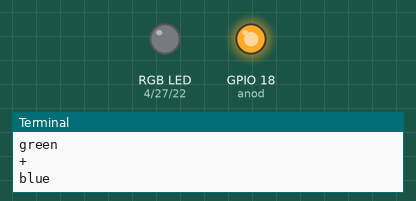
The program below on a simulated Raspberry Pi (BCM pin numbers). On the bench: an RGB LED mixed from three pins (HIGH = lit), output pins drawn as LEDs (lit = HIGH), the last lines printed to the terminal. At 24.0 s the program stops and its outputs stay as they are.

Above: at 0.1 s.
At 3.1 s:
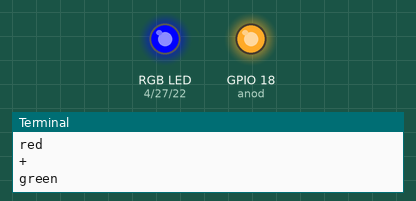
At 6.1 s:
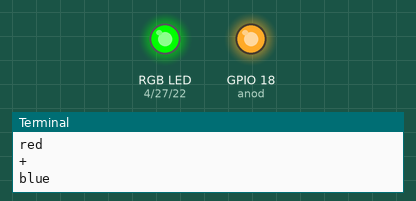
At 9.1 s:
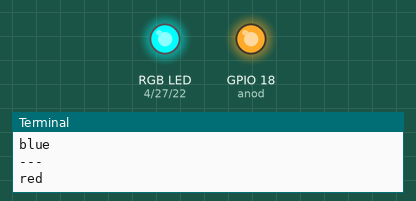
At 15.1 s:
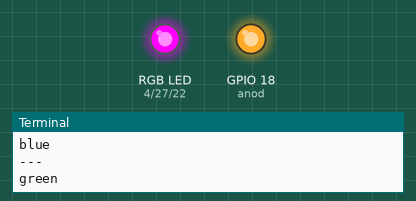
At 24.1 s:
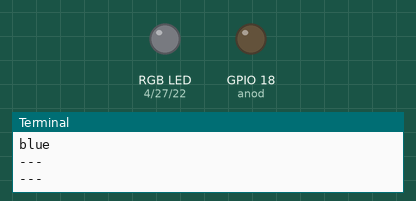
Timing chart, 0 to 25.5 s (numbered marks = the images above):
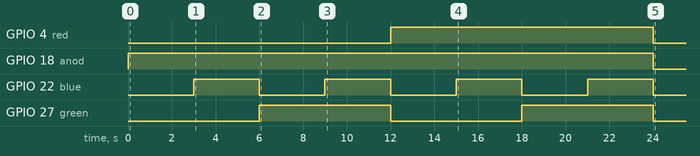

Measured:
- by itself, GPIO 4 (red): LOW → HIGH at 12.0 s, → LOW 12.0 s later
- by itself, GPIO 18 (anod): LOW → HIGH at 0.00 s, → LOW 24.0 s later
- by itself, GPIO 22 (blue): alternates HIGH for 3.0 s and LOW for 3.0 s
- by itself, GPIO 27 (green): alternates HIGH for 6.0 s and LOW for 6.0 s

The program:

2_rgb_LED.py
```python
import RPi.GPIO as GPIO
import time


def color(list):
    try:
        GPIO.setmode(GPIO.BCM)
        anod = 18
        GPIO.setup(anod, GPIO.OUT)
        red = 4
        GPIO.setup(red, GPIO.OUT)
        green = 27
        GPIO.setup(green, GPIO.OUT)
        blue = 22
        GPIO.setup(blue, GPIO.OUT)

        GPIO.output(anod, GPIO.HIGH)
        printed = False
        #list -> rgb
        if(list[0] == 1):
            GPIO.output(red, GPIO.HIGH)
        else:
            GPIO.output(red, GPIO.LOW)
            print("red ")
            printed = True
        if(list[1] == 1):
            GPIO.output(green, GPIO.HIGH)
        else:
            GPIO.output(green, GPIO.LOW)
            if(printed):
                print("+")
            printed = True
            print("green")
        if(list[2]==1):
            GPIO.output(blue, GPIO.HIGH)
        else:
            GPIO.output(blue, GPIO.LOW)
            if(printed):
                print("+")
            printed = True
            print("blue")

        time.sleep(3)
        print("---")

    finally:

        GPIO.output(18, GPIO.LOW)
        GPIO.output(4, GPIO.LOW)
        GPIO.output(27, GPIO.LOW)
        GPIO.output(22, GPIO.LOW)
        GPIO.cleanup()

def main():
    list=[1,1,1]
    for i in range(2):
        list[0]=i
        for j in range (2):
            list[1]=j
            for k in range(2):
                list[2]=k
                color(list)

main()
```
